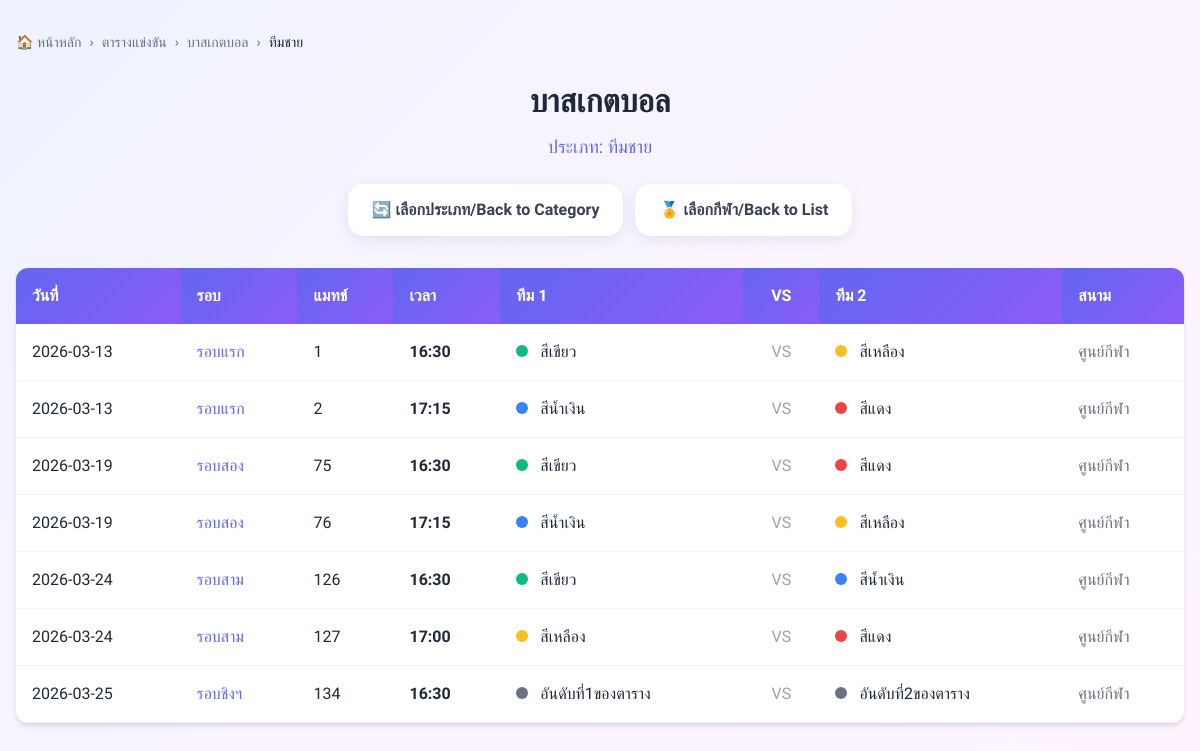
The page /list2.php?sport_id=1&category=ทีมชาย on the database its author committed.
### tables this page shows
CREATE TABLE `sport_type` (
  `sport_id` int(11) NOT NULL,
  `sport_name` varchar(100) NOT NULL,
  `category` varchar(50) DEFAULT NULL,
  `venue_type` varchar(50) DEFAULT NULL
);

CREATE TABLE `match_schedule` (
  `match_id` int(11) NOT NULL,
  `match_date` date NOT NULL,
  `match_no` int(11) DEFAULT NULL,
  `sport_id` int(11) DEFAULT NULL,
  `category` varchar(50) DEFAULT NULL,
  `round_name` varchar(50) DEFAULT NULL,
  `start_time` time DEFAULT NULL,
  `team1_id` int(11) DEFAULT NULL,
  `team2_id` int(11) DEFAULT NULL,
  `venue` varchar(100) DEFAULT NULL,
  `result` varchar(100) DEFAULT NULL,
  `note` varchar(255) DEFAULT NULL
);

### list2.php (the view, shortened to what this page needs)
<?php
include 'db.php';
mysqli_set_charset($conn,"utf8");
$sport_id = $_GET['sport_id'] ?? '';
$category = $_GET['category'] ?? '';
$stmt0 = $conn->prepare("SELECT sport_name FROM sport_type WHERE sport_id=? LIMIT 1");
$stmt0->bind_param("i", $sport_id);
$stmt0->execute();
$r0 = $stmt0->get_result()->fetch_assoc();
$sport_name = $r0['sport_name'] ?? '';
?>
<?php
$stmt_find = $conn->prepare("SELECT sport_id FROM sport_type WHERE sport_name=? AND category=? LIMIT 1");
$stmt_find->bind_param("ss", $sport_name, $category);
$stmt_find->execute();
$r_find = $stmt_find->get_result()->fetch_assoc();
$correct_sport_id = $r_find['sport_id'] ?? 0;
$stmt2 = $conn->prepare("
    SELECT ms.match_date, ms.match_no, ms.round_name, ms.start_time,
           COALESCE(t1.color_name, 'อันดับที่1ของตาราง') AS team1,
           COALESCE(t2.color_name, 'อันดับที่2ของตาราง') AS team2, ms.venue
    FROM match_schedule ms
    LEFT JOIN color_team t1 ON ms.team1_id=t1.color_id
    LEFT JOIN color_team t2 ON ms.team2_id=t2.color_id
    WHERE ms.sport_id=?
    ORDER BY ms.match_date, ms.start_time
");
$stmt2->bind_param("i", $correct_sport_id);
$stmt2->execute();
$matches = $stmt2->get_result();
function getTeamColor($name) {
    $name = mb_strtolower($name);
    if(str_contains($name, 'เขียว')) return '#10b981';
    if(str_contains($name, 'น้ำเงิน')) return '#3b82f6';
    if(str_contains($name, 'เหลือง')) return '#fbbf24';
    if(str_contains($name, 'แดง')) return '#ef4444';
    return '#6b7280';
}
?>
<!DOCTYPE html>
<html lang="th">
<head>
</head>
<body>
    <div class="container">
        <div class="breadcrumb">
            <a href="home.php">🏠 หน้าหลัก</a>
            <span>›</span>
            <a href="list.php">ตารางแข่งขัน</a>
            <span>›</span>
            <a href="list2.php?sport_id=<?= $sport_id ?>"><?= htmlspecialchars($sport_name) ?></a>
            <span>›</span>
            <span style="color: #1f2937; font-weight: 500;"><?= htmlspecialchars($category) ?></span>
        </div>
        <div class="text-center mb-6 animate-fade">
            <h1 class="text-2xl font-bold mb-2"><?= htmlspecialchars($sport_name) ?></h1>
            <p style="color: #6366f1; font-size: 18px;">ประเภท: <?= htmlspecialchars($category) ?></p>
        </div>
        <div class="text-center mb-8">
            <a href="list2.php?sport_id=<?= $sport_id ?>" class="btn-back" style="margin-right: 8px;">🔄 เลือกประเภท/Back to Category</a>
            <a href="list.php" class="btn-back">🏅 เลือกกีฬา/Back to List</a>
        </div>
        <?php if($matches->num_rows > 0): ?>
        <div class="table-container mb-8">
            <table>
                <thead>
                    <tr>
                        <th>วันที่</th>
                        <th>รอบ</th>
                        <th>แมทช์</th>
                        <th>เวลา</th>
                        <th>ทีม 1</th>
                        <th style="text-align: center;">VS</th>
                        <th>ทีม 2</th>
                        <th>สนาม</th>
                    </tr>
                </thead>
                <tbody>
                    <?php while($m = $matches->fetch_assoc()): ?>
                    <tr>
                        <td><?= $m['match_date'] ?></td>
                        <td style="color: #6366f1; font-weight: 500;"><?= htmlspecialchars($m['round_name'] ?? '-') ?></td>
                        <td><?= $m['match_no'] ?></td>
                        <td style="font-weight: 600;"><?= substr($m['start_time'],0,5) ?></td>
                        <td>
                            <span style="display: inline-block; width: 12px; height: 12px; border-radius: 50%; background: <?= getTeamColor($m['team1']) ?>; margin-right: 8px;"></span>
                            <?= htmlspecialchars($m['team1']) ?>
                        </td>
                        <td style="text-align: center; color: #9ca3af;">VS</td>
                        <td>
                            <span style="display: inline-block; width: 12px; height: 12px; border-radius: 50%; background: <?= getTeamColor($m['team2']) ?>; margin-right: 8px;"></span>
                            <?= htmlspecialchars($m['team2']) ?>
                        </td>
                        <td style="color: #6b7280;"><?= htmlspecialchars($m['venue']) ?></td>
                    </tr>
                    <?php endwhile; ?>
                </tbody>
            </table>
        </div>
        <?php endif; ?>
    </div>
</body>
</html>

### tailwind-config.php (style rules this page uses)
* { margin: 0; padding: 0; box-sizing: border-box; }
body { font-family: 'Sarabun', Tahoma, sans-serif; background: linear-gradient(135deg, #eef2ff 0%, #faf5ff 50%, #fdf4ff 100%); min-height: 100vh; color: #1f2937; line-height: 1.5; }
.container { max-width: 1200px; margin: 0 auto; padding: 32px 16px; }
.text-center { text-align: center; }
.text-2xl { font-size: 32px; }
.font-bold { font-weight: 700; }
.mb-2 { margin-bottom: 8px; }
.mb-6 { margin-bottom: 24px; }
.mb-8 { margin-bottom: 32px; }
.btn-back { display: inline-flex; align-items: center; gap: 8px; padding: 14px 24px; background: white; color: #374151; border-radius: 16px; font-weight: 600; text-decoration: none; box-shadow: 0 4px 15px rgba(0, 0, 0, 0.08); transition: all 0.3s ease; }
.table-container { background: white; border-radius: 20px; overflow: hidden; box-shadow: 0 4px 20px rgba(0, 0, 0, 0.08); }
table { width: 100%; border-collapse: collapse; }
th { background: linear-gradient(135deg, #6366f1 0%, #8b5cf6 100%); color: white; padding: 16px; text-align: left; font-weight: 600; }
td { padding: 16px; border-bottom: 1px solid #f3f4f6; }
.animate-fade { animation: fadeIn 0.5s ease-out forwards; }
.breadcrumb { display: flex; flex-wrap: wrap; gap: 8px; align-items: center; font-size: 14px; color: #6b7280; margin-bottom: 24px; }
.breadcrumb a { color: #6b7280; text-decoration: none; transition: color 0.2s; }

### list2.php (style rules this page uses)
.table-container { overflow-x: auto; -webkit-overflow-scrolling: touch; max-width: 100%; margin: 0 auto; border-radius: 12px; box-shadow: 0 4px 6px -1px rgba(0, 0, 0, 0.1), 0 2px 4px -1px rgba(0, 0, 0, 0.06); }
.table-container { scrollbar-width: thin; scrollbar-color: #6366f1 #e0e7ff; }
.table-container table { min-width: 800px; }

### rows shown on the page
sport_type: sport_name "บาสเกตบอล"
match_schedule: match_date "2026-03-13", round_name "รอบแรก", match_no "1", start_time "16:30", team1 "สีเขียว", team2 "สีเหลือง", venue "ศูนย์กีฬา"
match_schedule: match_date "2026-03-13", round_name "รอบแรก", match_no "2", start_time "17:15", team1 "สีน้ำเงิน", team2 "สีแดง", venue "ศูนย์กีฬา"
match_schedule: match_date "2026-03-19", round_name "รอบสอง", match_no "75", start_time "16:30", team1 "สีเขียว", team2 "สีแดง", venue "ศูนย์กีฬา"
match_schedule: match_date "2026-03-19", round_name "รอบสอง", match_no "76", start_time "17:15", team1 "สีน้ำเงิน", team2 "สีเหลือง", venue "ศูนย์กีฬา"
match_schedule: match_date "2026-03-24", round_name "รอบสาม", match_no "126", start_time "16:30", team1 "สีเขียว", team2 "สีน้ำเงิน", venue "ศูนย์กีฬา"
match_schedule: match_date "2026-03-24", round_name "รอบสาม", match_no "127", start_time "17:00", team1 "สีเหลือง", team2 "สีแดง", venue "ศูนย์กีฬา"
match_schedule: match_date "2026-03-25", round_name "รอบชิงฯ", match_no "134", start_time "16:30", team1 "อันดับที่1ของตาราง", team2 "อันดับที่2ของตาราง", venue "ศูนย์กีฬา"

### other values the page prints
$category "ทีมชาย"
